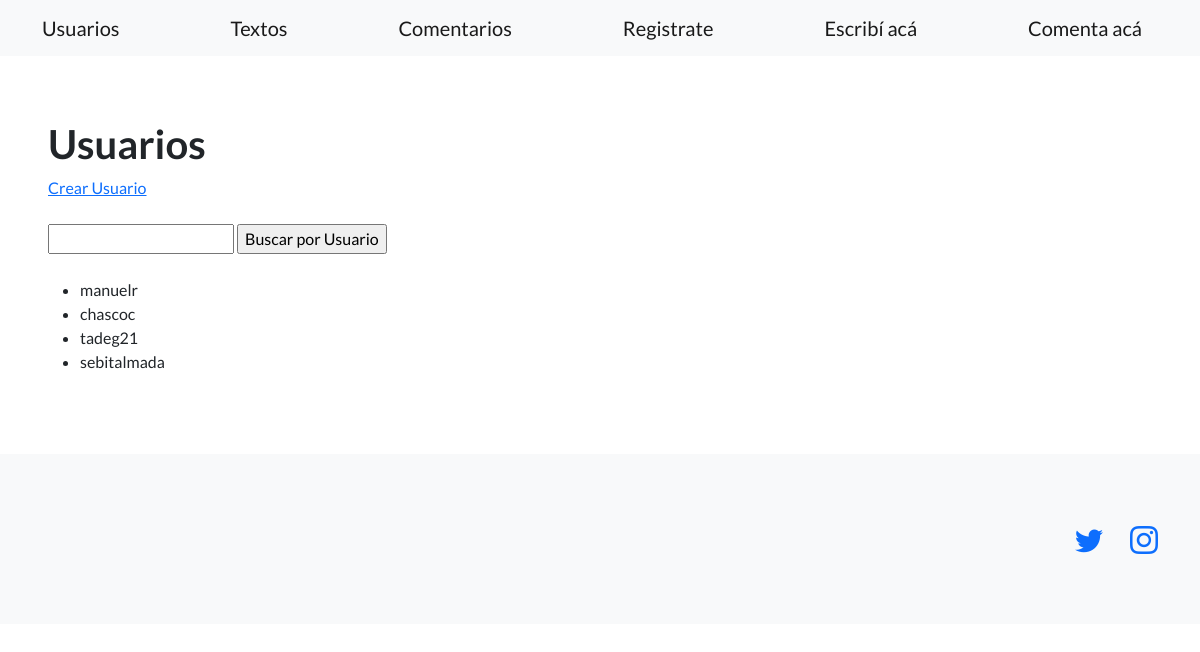
Before: /Common/usuarios/ with the older database file.
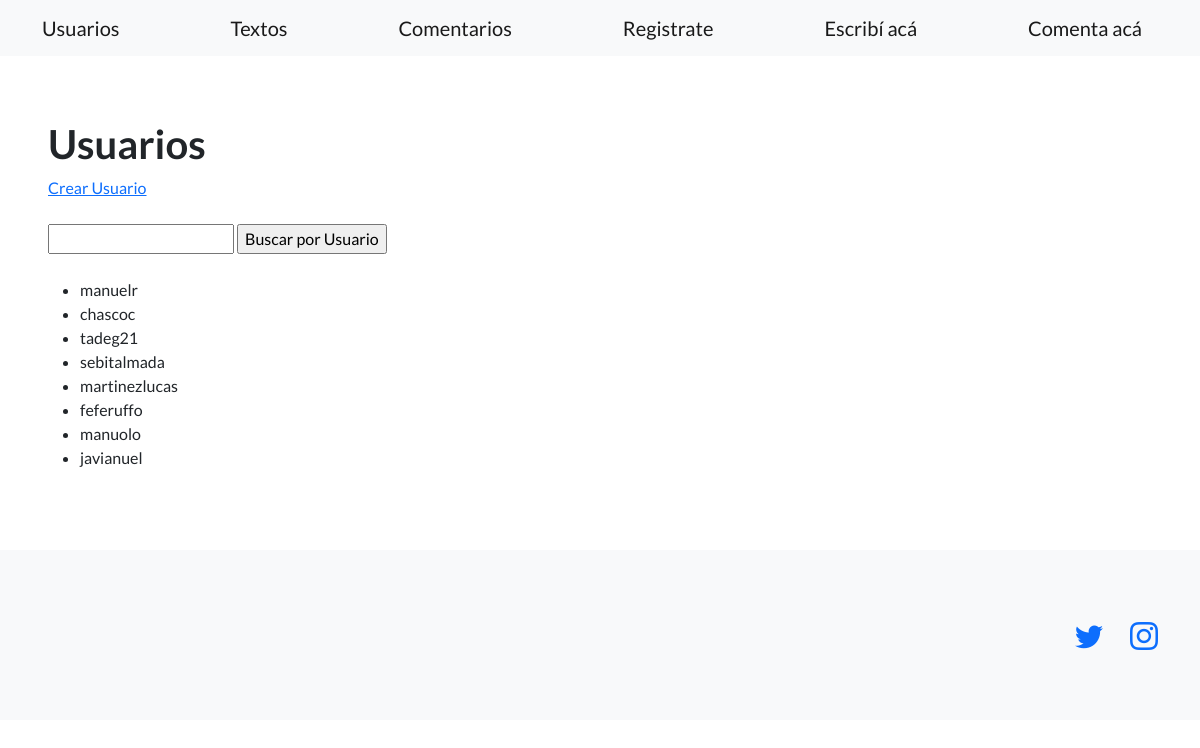
After: the same page with the newer database file.
### Common/models.py (models this page shows, shortened)
class Usuarios(models.Model):
    nombre = models.CharField(max_length=40)
    apellido = models.CharField(max_length=40)
    usuario = models.CharField(max_length=20)
    pais = models.CharField(max_length=20)
    correo = models.EmailField()

### Common/views.py (the view)
# urls.py: path('usuarios/', views.listaUsuarios, name='listaUsuarios'),
def listaUsuarios(request):
    contexto = {
        "usuarios": Usuarios.objects.all(),
    }
    http_response = render(
        request=request,
        template_name='Common/usuarios.html',
        context=contexto,
    )
    return http_response

### Common/Templates/Common/Usuarios.html (shortened to what this page needs)
{% extends "Common/Inicio.html" %}
{% load static %}
{% block contenido %}
<section>
    <div>
      <h1>Usuarios</h1>
      <a href="{% url "crearUsuario" %}">Crear Usuario</a>
      <br><br>
      <form action="{% url 'buscarUsuario' %}" method="post">
        <input type="text" name="búsqueda">
        <input type="submit" value="Buscar por Usuario">
      </form>
      <br>
      <ul>
      {% for usuario in usuarios %}
        <li>{{ usuario.usuario }}</li>
      {% endfor %}
      </ul>
    </div>
  </section>
{% endblock contenido %}

### Common/Templates/Common/Inicio.html (shortened to what this page needs)
{% load static %}
<!DOCTYPE html>
<html lang="en">
    <head>
        <link href="https://cdn.jsdelivr.net/npm/bootstrap-icons@1.5.0/font/bootstrap-icons.css" rel="stylesheet" type="text/css" />
        <link href="{% static '/Common/styles.css' %}" rel="stylesheet" />
    </head>
    <body>
        <nav class="navbar navbar-light bg-light static-top">
            <div class="container">
                <a class="navbar-brand" href="{% url 'listaUsuarios' %}">Usuarios</a>
                <a class="navbar-brand" href="{% url 'listaTextos' %}">Textos</a>
                <a class="navbar-brand" href="{% url 'listaComentarios' %}">Comentarios</a>
                <a class="navbar-brand" href="{% url 'crearUsuario' %}">Registrate</a>
                <a class="navbar-brand" href="{% url 'crearTexto' %}">Escribí acá</a>
                <a class="navbar-brand" href="{% url 'crearComentario' %}">Comenta acá</a>
            </div>
        </nav>
        <section style="padding:4rem 3rem;">
            {% block contenido %}
            {% endblock contenido %}
        </section>
        <footer class="footer bg-light">
            <div class="container">
                <div class="row">
                    <div class="col-lg-6 h-100 text-center text-lg-end my-auto">
                        <ul class="list-inline mb-0">
                            <li class="list-inline-item me-4">
                                <a href="#!"><i class="bi-twitter fs-3"></i></a>
                            </li>
                            <li class="list-inline-item">
                                <a href="#!"><i class="bi-instagram fs-3"></i></a>
                            </li>
                        </ul>
                    </div>
                </div>
            </div>
        </footer>
    </body>
</html>

Changed rows visible on the page:
added Usuarios: usuario "martinezlucas"
added Usuarios: usuario "feferuffo"
added Usuarios: usuario "manuolo"
added Usuarios: usuario "javianuel"
